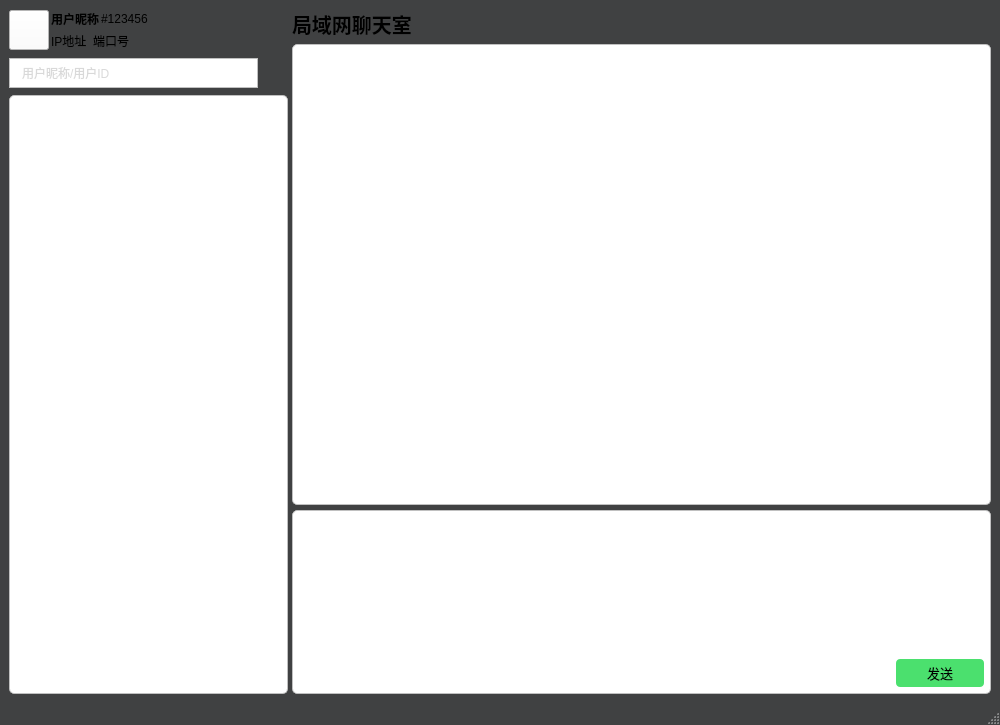
<?xml version="1.0" encoding="UTF-8"?>
<ui version="4.0">
 <class>MainWindow</class>
 <widget class="QMainWindow" name="MainWindow">
  <property name="geometry">
   <rect>
    <x>0</x>
    <y>0</y>
    <width>1000</width>
    <height>725</height>
   </rect>
  </property>
  <property name="minimumSize">
   <size>
    <width>1000</width>
    <height>725</height>
   </size>
  </property>
  <property name="maximumSize">
   <size>
    <width>999999</width>
    <height>999999</height>
   </size>
  </property>
  <property name="windowTitle">
   <string>MainWindow</string>
  </property>
  <property name="styleSheet">
   <string notr="true">#MainWindow{
background-color:rgb(64, 65, 66)
}</string>
  </property>
  <widget class="QWidget" name="centralwidget">
   <layout class="QHBoxLayout" name="horizontalLayout_4" stretch="2,5">
    <property name="spacing">
     <number>4</number>
    </property>
    <item>
     <layout class="QVBoxLayout" name="LeftArea" stretch="0,0,0">
      <property name="spacing">
       <number>2</number>
      </property>
      <item>
       <layout class="QHBoxLayout" name="UserArea">
        <item>
         <widget class="QPushButton" name="UserLogo">
          <property name="minimumSize">
           <size>
            <width>40</width>
            <height>40</height>
           </size>
          </property>
          <property name="maximumSize">
           <size>
            <width>40</width>
            <height>40</height>
           </size>
          </property>
          <property name="styleSheet">
           <string notr="true">#UserLogo{
background-color:rgb(255, 255, 255);
}</string>
          </property>
          <property name="text">
           <string/>
          </property>
          <property name="icon">
           <iconset resource="IconImages.qrc">
            <normaloff>:/icons/resource/user.png</normaloff>:/icons/resource/user.png</iconset>
          </property>
          <property name="iconSize">
           <size>
            <width>35</width>
            <height>35</height>
           </size>
          </property>
         </widget>
        </item>
        <item>
         <layout class="QVBoxLayout" name="UserInfoArea">
          <item>
           <layout class="QHBoxLayout" name="UserInfoArea1">
            <item>
             <widget class="QLabel" name="UserName">
              <property name="minimumSize">
               <size>
                <width>0</width>
                <height>0</height>
               </size>
              </property>
              <property name="font">
               <font>
                <bold>true</bold>
               </font>
              </property>
              <property name="styleSheet">
               <string notr="true">#UserName{

}</string>
              </property>
              <property name="text">
               <string>用户昵称</string>
              </property>
             </widget>
            </item>
            <item>
             <widget class="QLabel" name="UserIdent">
              <property name="minimumSize">
               <size>
                <width>0</width>
                <height>0</height>
               </size>
              </property>
              <property name="font">
               <font>
                <bold>false</bold>
               </font>
              </property>
              <property name="styleSheet">
               <string notr="true">#UserIdent{

}</string>
              </property>
              <property name="text">
               <string>#123456</string>
              </property>
             </widget>
            </item>
            <item>
             <spacer name="UserSpacer1">
              <property name="orientation">
               <enum>Qt::Orientation::Horizontal</enum>
              </property>
              <property name="sizeHint" stdset="0">
               <size>
                <width>40</width>
                <height>20</height>
               </size>
              </property>
             </spacer>
            </item>
           </layout>
          </item>
          <item>
           <layout class="QHBoxLayout" name="UserInfoArea2">
            <property name="spacing">
             <number>6</number>
            </property>
            <item>
             <widget class="QLabel" name="Address">
              <property name="minimumSize">
               <size>
                <width>0</width>
                <height>0</height>
               </size>
              </property>
              <property name="font">
               <font>
                <bold>false</bold>
               </font>
              </property>
              <property name="styleSheet">
               <string notr="true">#Address{

}</string>
              </property>
              <property name="text">
               <string>IP地址</string>
              </property>
             </widget>
            </item>
            <item>
             <widget class="QLabel" name="Port">
              <property name="minimumSize">
               <size>
                <width>0</width>
                <height>0</height>
               </size>
              </property>
              <property name="font">
               <font>
                <bold>false</bold>
               </font>
              </property>
              <property name="styleSheet">
               <string notr="true">#Port{

}</string>
              </property>
              <property name="text">
               <string>端口号</string>
              </property>
             </widget>
            </item>
            <item>
             <spacer name="UserSpacer2">
              <property name="orientation">
               <enum>Qt::Orientation::Horizontal</enum>
              </property>
              <property name="sizeHint" stdset="0">
               <size>
                <width>40</width>
                <height>20</height>
               </size>
              </property>
             </spacer>
            </item>
           </layout>
          </item>
         </layout>
        </item>
       </layout>
      </item>
      <item>
       <layout class="QHBoxLayout" name="SearchArea" stretch="0,0">
        <property name="spacing">
         <number>0</number>
        </property>
        <property name="topMargin">
         <number>5</number>
        </property>
        <property name="bottomMargin">
         <number>5</number>
        </property>
        <item>
         <widget class="QLineEdit" name="SearchEdit">
          <property name="sizePolicy">
           <sizepolicy hsizetype="Preferred" vsizetype="Fixed">
            <horstretch>0</horstretch>
            <verstretch>0</verstretch>
           </sizepolicy>
          </property>
          <property name="minimumSize">
           <size>
            <width>70</width>
            <height>30</height>
           </size>
          </property>
          <property name="maximumSize">
           <size>
            <width>9999999</width>
            <height>30</height>
           </size>
          </property>
          <property name="styleSheet">
           <string notr="true">#SearchEdit{
border:1px solid #c0c0c0;
padding-left:10px;
background-color:rgb(255, 255, 255);
color:rgb(180, 180, 180);
}</string>
          </property>
          <property name="placeholderText">
           <string>用户昵称/用户ID</string>
          </property>
         </widget>
        </item>
        <item>
         <widget class="QPushButton" name="SearchButton">
          <property name="sizePolicy">
           <sizepolicy hsizetype="Preferred" vsizetype="Fixed">
            <horstretch>0</horstretch>
            <verstretch>0</verstretch>
           </sizepolicy>
          </property>
          <property name="minimumSize">
           <size>
            <width>30</width>
            <height>30</height>
           </size>
          </property>
          <property name="maximumSize">
           <size>
            <width>30</width>
            <height>30</height>
           </size>
          </property>
          <property name="font">
           <font>
            <bold>false</bold>
           </font>
          </property>
          <property name="styleSheet">
           <string notr="true">#SearchButton{
border:none;
}
#SearchButton:hover{
background-color:#c0c0c0;
}</string>
          </property>
          <property name="text">
           <string/>
          </property>
          <property name="icon">
           <iconset theme="QIcon::ThemeIcon::EditFind"/>
          </property>
          <property name="iconSize">
           <size>
            <width>24</width>
            <height>24</height>
           </size>
          </property>
         </widget>
        </item>
       </layout>
      </item>
      <item>
       <widget class="QListWidget" name="OnlineListWidget">
        <property name="minimumSize">
         <size>
          <width>100</width>
          <height>250</height>
         </size>
        </property>
        <property name="maximumSize">
         <size>
          <width>999999</width>
          <height>999999</height>
         </size>
        </property>
        <property name="styleSheet">
         <string notr="true">#OnlineListWidget{
border:1px solid #c0c0c0;
border-radius:5px;
background-color:rgb(255,255,255);
}</string>
        </property>
       </widget>
      </item>
     </layout>
    </item>
    <item>
     <layout class="QVBoxLayout" name="RightArea" stretch="0,5,2">
      <property name="spacing">
       <number>5</number>
      </property>
      <property name="bottomMargin">
       <number>0</number>
      </property>
      <item>
       <widget class="QLabel" name="Title">
        <property name="minimumSize">
         <size>
          <width>30</width>
          <height>30</height>
         </size>
        </property>
        <property name="font">
         <font>
          <pointsize>15</pointsize>
          <bold>true</bold>
         </font>
        </property>
        <property name="text">
         <string>局域网聊天室</string>
        </property>
       </widget>
      </item>
      <item>
       <widget class="QListWidget" name="RecvMessageWidget">
        <property name="minimumSize">
         <size>
          <width>400</width>
          <height>220</height>
         </size>
        </property>
        <property name="styleSheet">
         <string notr="true">#RecvMessageWidget{
background-color:rgb(255,255,255);
color:rgb(0, 0, 0);
border:1px solid #c0c0c0;
border-radius:5px;
}</string>
        </property>
       </widget>
      </item>
      <item>
       <widget class="QWidget" name="SendMessageWidget" native="true">
        <property name="minimumSize">
         <size>
          <width>400</width>
          <height>100</height>
         </size>
        </property>
        <property name="styleSheet">
         <string notr="true">#SendMessageWidget{
border:1px solid #c0c0c0;
border-radius:5px;
background-color:rgb(255,255,255);
}</string>
        </property>
        <layout class="QVBoxLayout" name="verticalLayout">
         <property name="spacing">
          <number>0</number>
         </property>
         <property name="leftMargin">
          <number>2</number>
         </property>
         <property name="topMargin">
          <number>2</number>
         </property>
         <property name="rightMargin">
          <number>2</number>
         </property>
         <property name="bottomMargin">
          <number>2</number>
         </property>
         <item>
          <layout class="QHBoxLayout" name="UpButtonArea">
           <property name="spacing">
            <number>10</number>
           </property>
           <property name="leftMargin">
            <number>8</number>
           </property>
           <property name="topMargin">
            <number>4</number>
           </property>
           <item>
            <widget class="QPushButton" name="EmojiButton">
             <property name="minimumSize">
              <size>
               <width>25</width>
               <height>25</height>
              </size>
             </property>
             <property name="maximumSize">
              <size>
               <width>25</width>
               <height>25</height>
              </size>
             </property>
             <property name="styleSheet">
              <string notr="true">#EmojiButton{
background-color:rgb(255, 255, 255);
border:none;
border-radius:5px;
}
#EmojiButton:hover{
background-color:#c0c0c0;
}
</string>
             </property>
             <property name="text">
              <string/>
             </property>
             <property name="icon">
              <iconset resource="IconImages.qrc">
               <normaloff>:/icons/resource/smile.png</normaloff>:/icons/resource/smile.png</iconset>
             </property>
             <property name="iconSize">
              <size>
               <width>25</width>
               <height>25</height>
              </size>
             </property>
            </widget>
           </item>
           <item>
            <widget class="QPushButton" name="FontButton">
             <property name="minimumSize">
              <size>
               <width>25</width>
               <height>25</height>
              </size>
             </property>
             <property name="maximumSize">
              <size>
               <width>25</width>
               <height>25</height>
              </size>
             </property>
             <property name="styleSheet">
              <string notr="true">#FontButton{
background-color:rgb(255, 255, 255);
border:none;
border-radius:5px;
}
#FontButton:hover{
background-color:#c0c0c0;
}</string>
             </property>
             <property name="text">
              <string/>
             </property>
             <property name="icon">
              <iconset resource="IconImages.qrc">
               <normaloff>:/icons/resource/letter.png</normaloff>:/icons/resource/letter.png</iconset>
             </property>
             <property name="iconSize">
              <size>
               <width>27</width>
               <height>27</height>
              </size>
             </property>
            </widget>
           </item>
           <item>
            <spacer name="UpButtonSpacer">
             <property name="orientation">
              <enum>Qt::Orientation::Horizontal</enum>
             </property>
             <property name="sizeHint" stdset="0">
              <size>
               <width>40</width>
               <height>20</height>
              </size>
             </property>
            </spacer>
           </item>
          </layout>
         </item>
         <item>
          <widget class="QPlainTextEdit" name="SendMessageEdit">
           <property name="minimumSize">
            <size>
             <width>380</width>
             <height>60</height>
            </size>
           </property>
           <property name="font">
            <font>
             <pointsize>12</pointsize>
             <bold>false</bold>
             <kerning>true</kerning>
            </font>
           </property>
           <property name="styleSheet">
            <string notr="true">#SendMessageEdit{
margin:2px;
border:none;
background-color:rgb(255,255,255);
color:rgb(0, 0, 0)
}</string>
           </property>
           <property name="plainText">
            <string/>
           </property>
          </widget>
         </item>
         <item>
          <layout class="QHBoxLayout" name="ButtonArea">
           <property name="rightMargin">
            <number>4</number>
           </property>
           <property name="bottomMargin">
            <number>4</number>
           </property>
           <item>
            <spacer name="ButtonSpacer">
             <property name="orientation">
              <enum>Qt::Orientation::Horizontal</enum>
             </property>
             <property name="sizeHint" stdset="0">
              <size>
               <width>40</width>
               <height>20</height>
              </size>
             </property>
            </spacer>
           </item>
           <item>
            <widget class="QPushButton" name="SendButton">
             <property name="minimumSize">
              <size>
               <width>90</width>
               <height>30</height>
              </size>
             </property>
             <property name="font">
              <font>
               <pointsize>10</pointsize>
              </font>
             </property>
             <property name="styleSheet">
              <string notr="true">#SendButton{
margin:1px;
color:rgb(0, 0, 0);
background-color:rgb(75, 224, 110);
border: none;
border-radius:4px;
}
#SendButton:hover{
background-color:rgb(39, 118, 58);
}</string>
             </property>
             <property name="text">
              <string>发送</string>
             </property>
            </widget>
           </item>
          </layout>
         </item>
        </layout>
       </widget>
      </item>
     </layout>
    </item>
   </layout>
  </widget>
  <widget class="QMenuBar" name="menubar">
   <property name="geometry">
    <rect>
     <x>0</x>
     <y>0</y>
     <width>1000</width>
     <height>18</height>
    </rect>
   </property>
  </widget>
  <widget class="QStatusBar" name="statusbar"/>
 </widget>
 <resources>
  <include location="IconImages.qrc"/>
 </resources>
 <connections/>
</ui>
